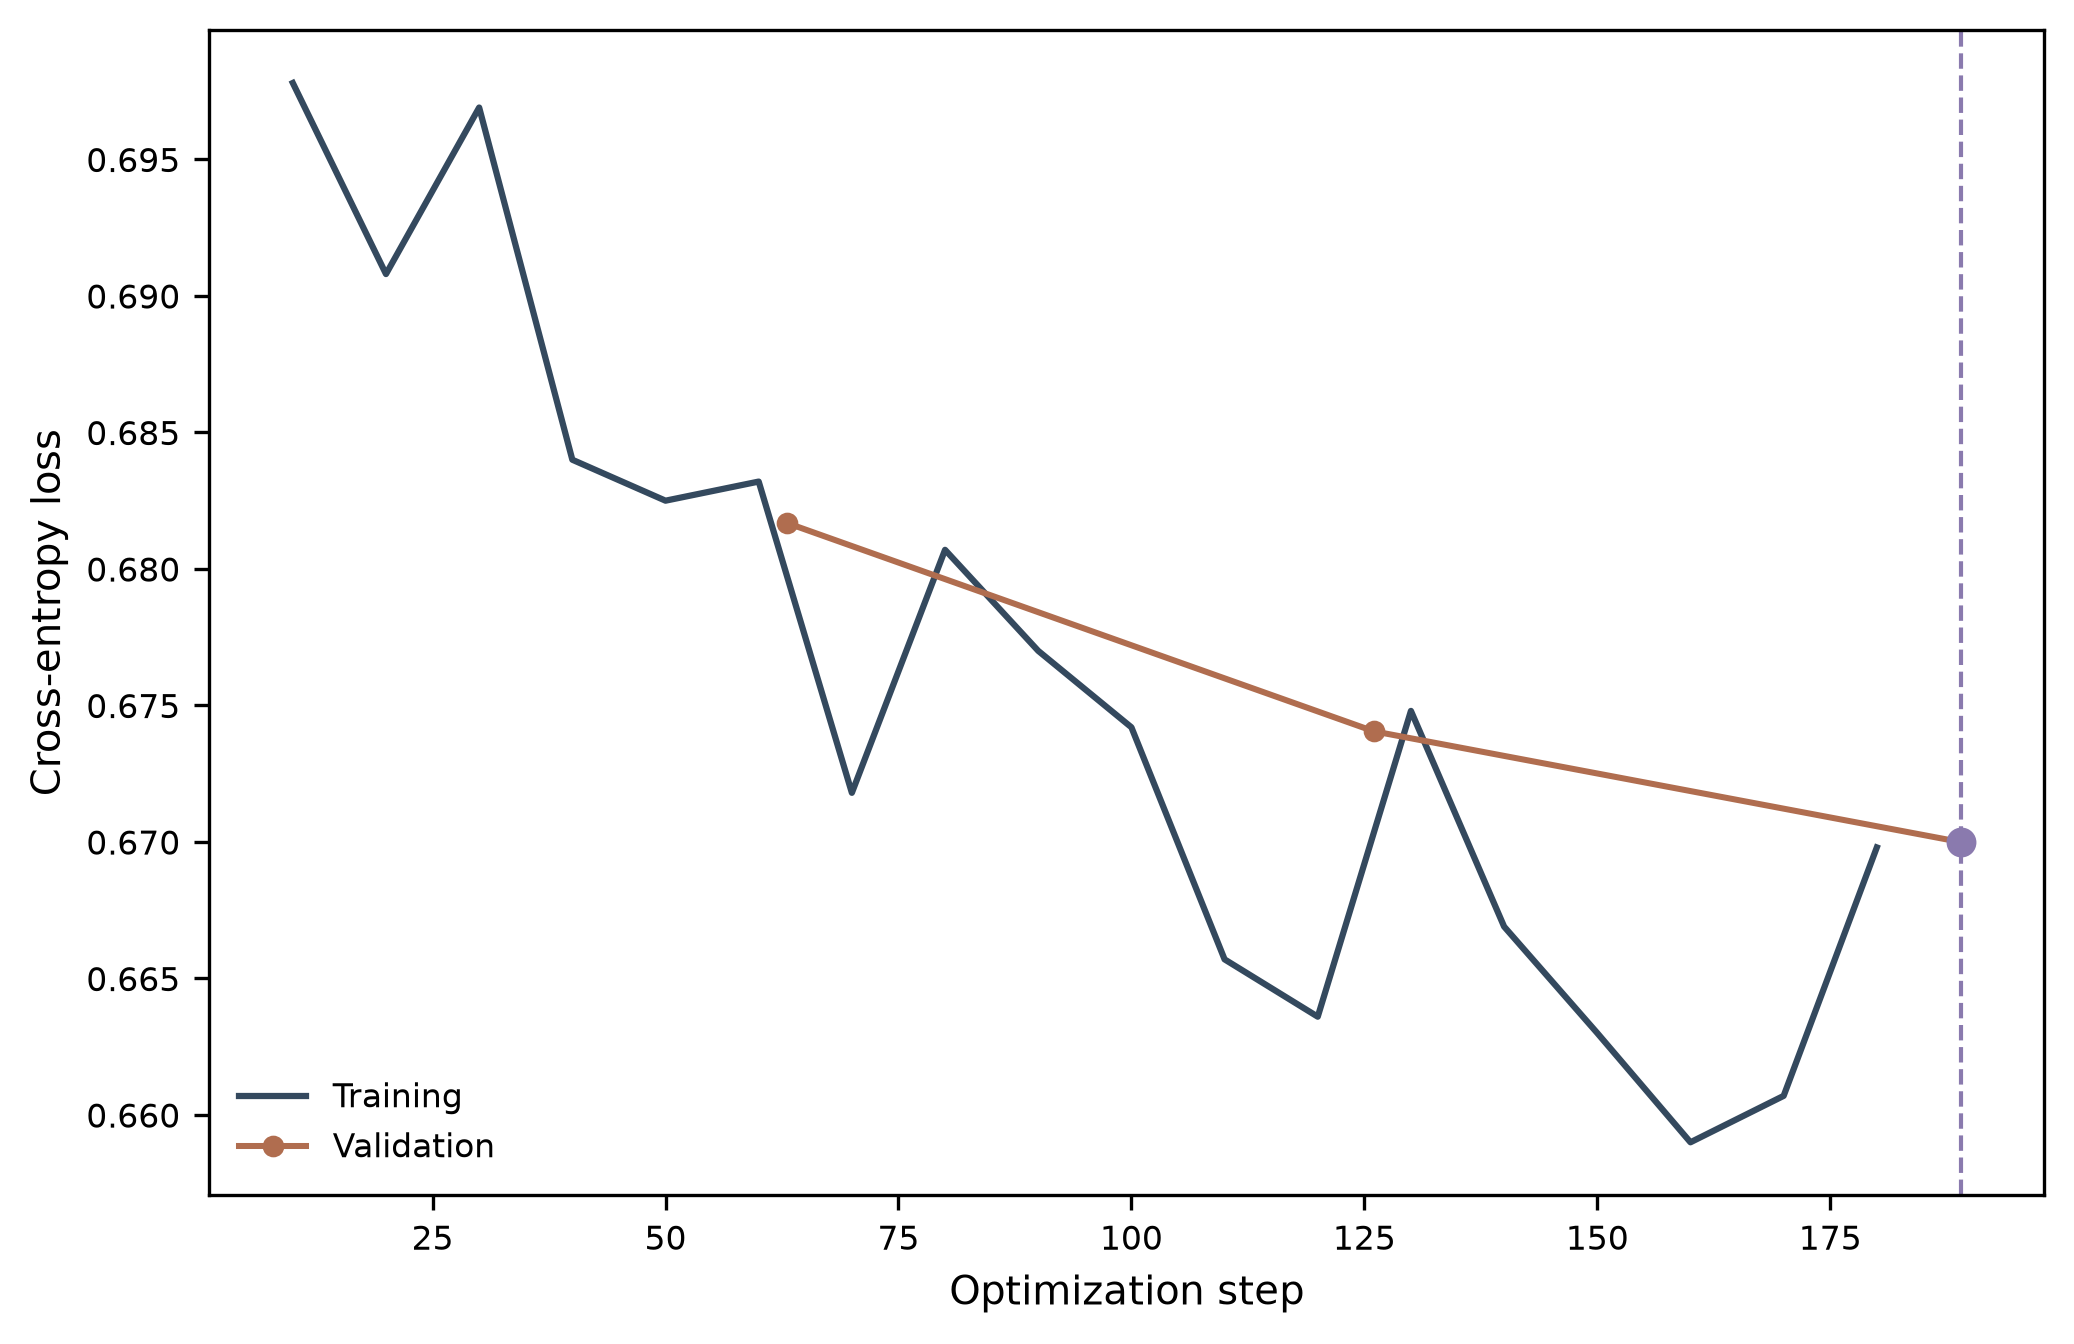

The Python source for this figure:
"""Figure 9: Training and Validation Dynamics for BERT Fine-Tuning.
Real IMDb fine-tuning experiment. All plotted losses are emitted by Trainer.
"""
from pathlib import Path
import json, numpy as np, pandas as pd, torch, matplotlib.pyplot as plt
from datasets import load_dataset
from transformers import AutoTokenizer, AutoModelForSequenceClassification, TrainingArguments, Trainer, DataCollatorWithPadding, TrainerCallback
from huggingface_hub import HfApi
HERE=Path(__file__).resolve().parent
MODEL="distilbert/distilbert-base-uncased"; SEED=1729; NTRAIN=4000; NVAL=2000
torch.manual_seed(SEED); np.random.seed(SEED)
ds=load_dataset("stanfordnlp/imdb")
train=ds["train"].shuffle(seed=SEED).select(range(NTRAIN))
val=ds["test"].shuffle(seed=SEED).select(range(NVAL))
tok=AutoTokenizer.from_pretrained(MODEL)
def encode(b): return tok(b["text"],truncation=True,max_length=256)
train=train.map(encode,batched=True); val=val.map(encode,batched=True)
collator=DataCollatorWithPadding(tokenizer=tok)
model=AutoModelForSequenceClassification.from_pretrained(MODEL,num_labels=2)
args=TrainingArguments(output_dir=str(HERE/"checkpoints"),num_train_epochs=3,
 per_device_train_batch_size=16,per_device_eval_batch_size=32,learning_rate=2e-5,
 weight_decay=.01,logging_strategy="steps",logging_steps=50,
 eval_strategy="steps",eval_steps=125,save_strategy="steps",save_steps=125,
 save_total_limit=1,load_best_model_at_end=True,metric_for_best_model="eval_loss",
 greater_is_better=False,report_to=[],seed=SEED)
trainer=Trainer(model=model,args=args,train_dataset=train,eval_dataset=val,data_collator=collator)
trainer.train()
logs=pd.DataFrame(trainer.state.log_history)
logs.to_csv(HERE/"figure_09_trainer_log_history.csv",index=False)
tr=logs[logs["loss"].notna()][["step","epoch","loss"]].rename(columns={"loss":"training_loss"})
ev=logs[logs["eval_loss"].notna()][["step","epoch","eval_loss"]].rename(columns={"eval_loss":"validation_loss"})
tr.to_csv(HERE/"figure_09_training_loss.csv",index=False); ev.to_csv(HERE/"figure_09_validation_loss.csv",index=False)
best_i=ev["validation_loss"].astype(float).idxmin(); best=ev.loc[best_i]
meta={"dataset":"stanfordnlp/imdb","train_examples":NTRAIN,"validation_examples":NVAL,
 "sampling_seed":SEED,"model_id":MODEL,"model_revision":HfApi().model_info(MODEL).sha,
 "epochs":3,"learning_rate":2e-5,"train_batch_size":16,"eval_batch_size":32,
 "max_length":256,"logging_steps":50,"eval_steps":125,
 "best_validation_step":int(best["step"]),"best_validation_epoch":float(best["epoch"]),
 "best_validation_loss":float(best["validation_loss"]),"best_checkpoint":trainer.state.best_model_checkpoint,
 "torch_version":torch.__version__}
(HERE/"figure_09_experiment_provenance.json").write_text(json.dumps(meta,indent=2)+"\n")
fig,ax=plt.subplots(figsize=(7.2,4.8))
ax.plot(tr["step"],tr["training_loss"],lw=1.35,label="Training")
ax.plot(ev["step"],ev["validation_loss"],marker="o",ms=4,lw=1.35,label="Validation")
ax.axvline(int(best["step"]),ls="--",lw=.9)
ax.scatter([int(best["step"])],[float(best["validation_loss"])],s=32,zorder=4)
ax.set_xlabel("Optimization step"); ax.set_ylabel("Cross-entropy loss")
ax.legend(frameon=False); ax.tick_params(direction="out"); ax.grid(False)
fig.tight_layout(); fig.savefig(HERE/"figure_09_bert_sentiment_loss_curves.svg",bbox_inches="tight")
fig.savefig(HERE/"figure_09_bert_sentiment_loss_curves.png",dpi=300,bbox_inches="tight"); plt.close(fig)
